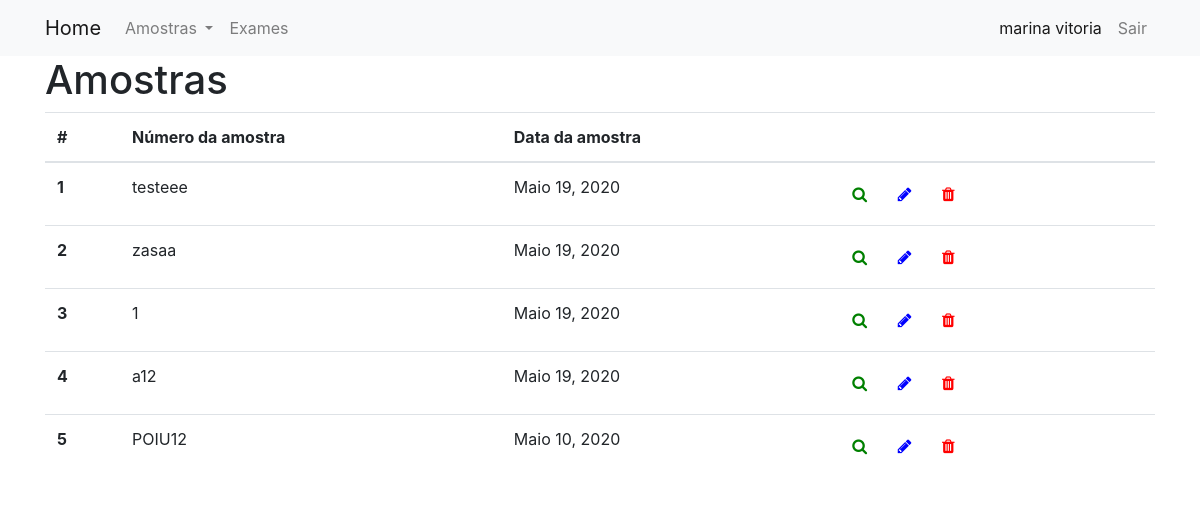
The app's page / (signed in), older data.
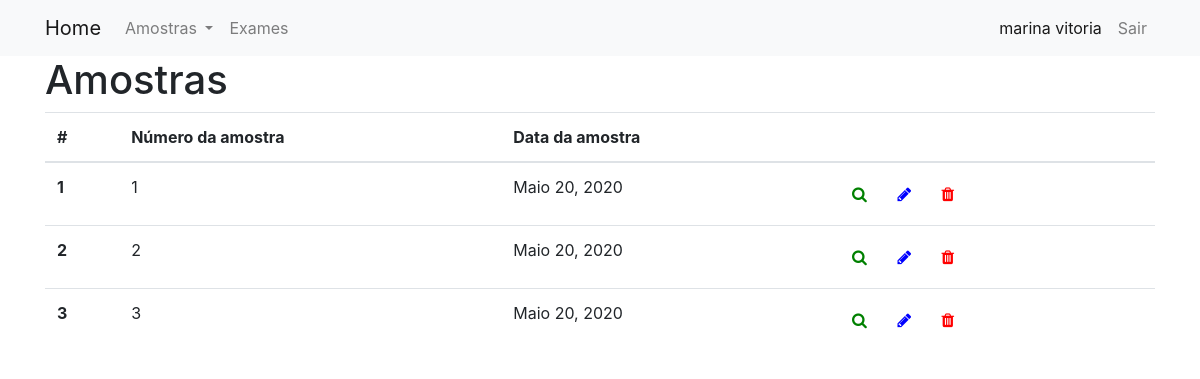
The same page, newer data.
### Amostra/models.py (models this page shows, shortened)
class Amostra(models.Model):
	identificacao = models.CharField(max_length=10)
	origem = models.CharField(max_length=200)
	responsavel = models.ForeignKey(User, on_delete=models.CASCADE, null = True, related_name='amostras')
	local_coleta = models.CharField(max_length=200)
	data_coleta = models.DateField(default=date.today)
	tipo_amostra = models.CharField(max_length=2, choices=TIPOS_AMOSTRA, default='OU')
	especie_animal = models.CharField(max_length=2, choices=ESPECIES_ANIMAIS,default='OU')
	sexo_animal = models.CharField(max_length=1, choices=SEXO, default='I')
	class Meta:
		ordering = ['-data_coleta']

### Amostra/views.py (the view)
# urls.py: path('', views.listar, name='listar'),
@login_required
def listar(request):
	amostras = Amostra.objects.all()
	context = {'lista_amostras': amostras}
	return render(request, 'Amostra/listar.html', context)

### templates/Amostra/listar.html (shortened to what this page needs)
{% extends "base.html" %}
{% block arquivos_js_css %}
{% load static %}
<link rel="stylesheet" type="text/css" href="{% static 'Amostra/css/list_style.css' %}"/>
{% endblock %}
{% block content %}
	<h1>Amostras</h1>
	{% if lista_amostras %}
        <table id="dtBasicExample" class="table" cellspacing="0" width="100%">
          <thead >
            <th scope="col">#</th>
            <th>Número da amostra</th>
            <th>Data da amostra</th>
            <th></th>
          </thead>
            <tbody>
          {% for amostra in lista_amostras %}
              <tr>
                 <th scope="row">{{ forloop.counter }}</th>
                <td>{{ amostra.identificacao }}</td>
                <td>{{ amostra.data_coleta }}</td>
                <td>
                    <a href="{% url 'amostra:detalhes' pk=amostra.pk %}" class="btn btn-primary-outline">
                        <i class="fa fa-search" aria-hidden="true" style="color:green"></i>
                    </a>
                    <a href="{% url 'amostra:editar' pk=amostra.pk %}" class="btn btn-warning-outline">
                        <i class="fa fa-pencil" aria-hidden="true" style="color:blue"></i>
                    </a>
                    <a href="{% url 'amostra:deletar' pk=amostra.pk %}" class="btn btn-danger-outline">
                        <i class="fa fa-trash" aria-hidden="true" style="color:red"></i>
                    </a>
                </td>
              </tr>
          {% endfor %}
          </tbody>
        </table>
      {% else %}
        <p>Não há amostras cadastradas!</p>
      {% endif %}
{% endblock %}

### templates/base.html (shortened to what this page needs)
<!DOCTYPE html>
{% load static %}
<html lang="en" dir="ltr">
  <head>
    <link href="https://stackpath.bootstrapcdn.com/bootstrap/4.4.1/css/bootstrap.min.css" rel="stylesheet">
    <link rel="stylesheet" type="text/css" href="http://cdn.datatables.net/1.10.21/css/jquery.dataTables.min.css">
    <link href="https://stackpath.bootstrapcdn.com/font-awesome/4.7.0/css/font-awesome.min.css" rel="stylesheet">
    {% block arquivos_js_css %}
    {% endblock %}
  </head>
  <body>
    <nav class="navbar navbar-expand-lg navbar-light bg-light mynav" role="navigation" id='navbar'>
      <div class="container">
        <a class="navbar-brand bigbrand" href="{% url 'amostra:home' %}">Home</a>
        <div class="collapse navbar-collapse" id="navbarNav">
          <ul class="navbar-nav navbar-right">
            {% if user.is_authenticated %}
              <li class="nav-item dropdown">
                <a class="nav-link dropdown-toggle" href="#" id="navbarDropdownMenuLink" role="button" data-toggle="dropdown" aria-haspopup="true" aria-expanded="false">
                  Amostras
                </a>
              </li>
              <li class="nav-item"> <a class="nav-link" href="">Exames</a> </li>
            {% endif %}
          </ul>
          <ul class="navbar-nav flex-row ml-md-auto d-none d-md-flex">
            {% if user.is_authenticated %}
              <li class="nav-item active"><a class="nav-link" href="{% url 'usuario:editar' %}">{{user.first_name}} {{user.last_name}}</a></li>
              <li class="nav-item"><a class="nav-link" href="{% url 'usuario:logout' %}">Sair</a></li>
            {% else %}
              <li class="nav-item"><a class="nav-link" href="{% url 'usuario:login' %}">Login</a></li>
              <li class="nav-item"><a class="nav-link" href="{% url 'usuario:cadastrar' %}">Cadastrar</a></li>
            {% endif %}
          </ul>
        </div>
      </div>
    </nav>
    <div class="container">
      {% block content %}
      {% endblock %}
    </div>
  </body>
</html>

Row changes from the older to the newer data that the page shows:
removed Amostra: identificacao "testeee", data_coleta "Maio 19, 2020"
removed Amostra: identificacao "zasaa", data_coleta "Maio 19, 2020"
removed Amostra: identificacao "1", data_coleta "Maio 19, 2020"
removed Amostra: identificacao "a12", data_coleta "Maio 19, 2020"
removed Amostra: identificacao "POIU12", data_coleta "Maio 10, 2020"
added Amostra: identificacao "1", data_coleta "Maio 20, 2020"
added Amostra: identificacao "2", data_coleta "Maio 20, 2020"
added Amostra: identificacao "3", data_coleta "Maio 20, 2020"
